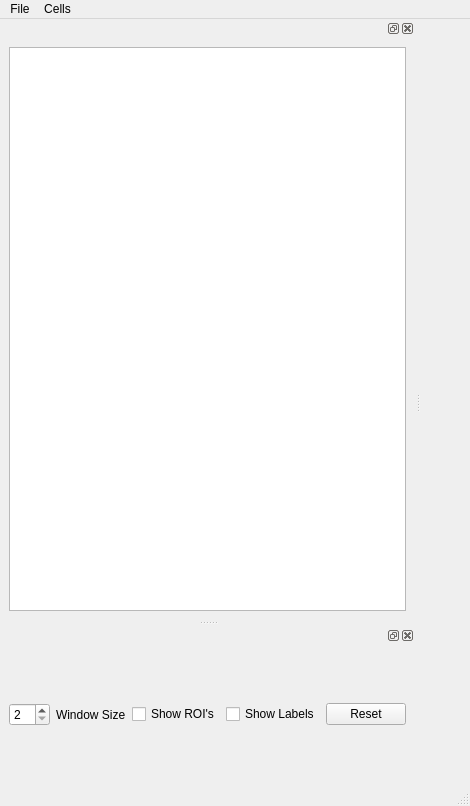
<?xml version="1.0" encoding="UTF-8"?>
<ui version="4.0">
 <class>MainWindow</class>
 <widget class="QMainWindow" name="MainWindow">
  <property name="geometry">
   <rect>
    <x>0</x>
    <y>0</y>
    <width>470</width>
    <height>806</height>
   </rect>
  </property>
  <property name="windowTitle">
   <string>MainWindow</string>
  </property>
  <widget class="QWidget" name="centralwidget"/>
  <widget class="QMenuBar" name="menubar">
   <property name="geometry">
    <rect>
     <x>0</x>
     <y>0</y>
     <width>470</width>
     <height>26</height>
    </rect>
   </property>
   <widget class="QMenu" name="menuFile">
    <property name="title">
     <string>File</string>
    </property>
    <addaction name="openAction"/>
    <addaction name="separator"/>
    <addaction name="saveImgAction"/>
    <addaction name="separator"/>
    <addaction name="LoadImageAction"/>
    <addaction name="saveTimeSerAction"/>
    <addaction name="saveImgesAction"/>
   </widget>
   <widget class="QMenu" name="menuCells">
    <property name="title">
     <string>Cells</string>
    </property>
    <addaction name="findRoiAction"/>
   </widget>
   <addaction name="menuFile"/>
   <addaction name="menuCells"/>
  </widget>
  <widget class="QStatusBar" name="statusbar"/>
  <widget class="QDockWidget" name="dockWidget">
   <attribute name="dockWidgetArea">
    <number>1</number>
   </attribute>
   <widget class="QWidget" name="dockWidgetContents">
    <layout class="QHBoxLayout" name="horizontalLayout">
     <item>
      <widget class="ImageView" name="imv1"/>
     </item>
    </layout>
   </widget>
  </widget>
  <widget class="QDockWidget" name="dockWidget_2">
   <attribute name="dockWidgetArea">
    <number>1</number>
   </attribute>
   <widget class="QWidget" name="dockWidgetContents_2">
    <layout class="QHBoxLayout" name="horizontalLayout_4">
     <item>
      <widget class="QSpinBox" name="Text1">
       <property name="minimum">
        <number>2</number>
       </property>
       <property name="maximum">
        <number>10</number>
       </property>
      </widget>
     </item>
     <item>
      <widget class="QLabel" name="Label1">
       <property name="text">
        <string>Window Size</string>
       </property>
      </widget>
     </item>
     <item>
      <widget class="QCheckBox" name="button1">
       <property name="text">
        <string>Show ROI's</string>
       </property>
      </widget>
     </item>
     <item>
      <widget class="QCheckBox" name="button2">
       <property name="text">
        <string>Show Labels</string>
       </property>
      </widget>
     </item>
     <item>
      <widget class="QPushButton" name="ResetButton">
       <property name="text">
        <string>Reset</string>
       </property>
      </widget>
     </item>
    </layout>
   </widget>
  </widget>
  <action name="openAction">
   <property name="text">
    <string>Open Stack</string>
   </property>
  </action>
  <action name="saveImgAction">
   <property name="text">
    <string>Save Binary Image</string>
   </property>
  </action>
  <action name="saveTimeSerAction">
   <property name="text">
    <string>Save Time Series</string>
   </property>
  </action>
  <action name="findRoiAction">
   <property name="text">
    <string>Find Cells</string>
   </property>
  </action>
  <action name="LoadImageAction">
   <property name="text">
    <string>Load Binary Image</string>
   </property>
  </action>
  <action name="saveImgesAction">
   <property name="text">
    <string>Save Binary Images</string>
   </property>
  </action>
 </widget>
 <customwidgets>
  <customwidget>
   <class>ImageView</class>
   <extends>QGraphicsView</extends>
   <header location="global">pyqtgraph</header>
  </customwidget>
 </customwidgets>
 <resources/>
 <connections/>
</ui>
